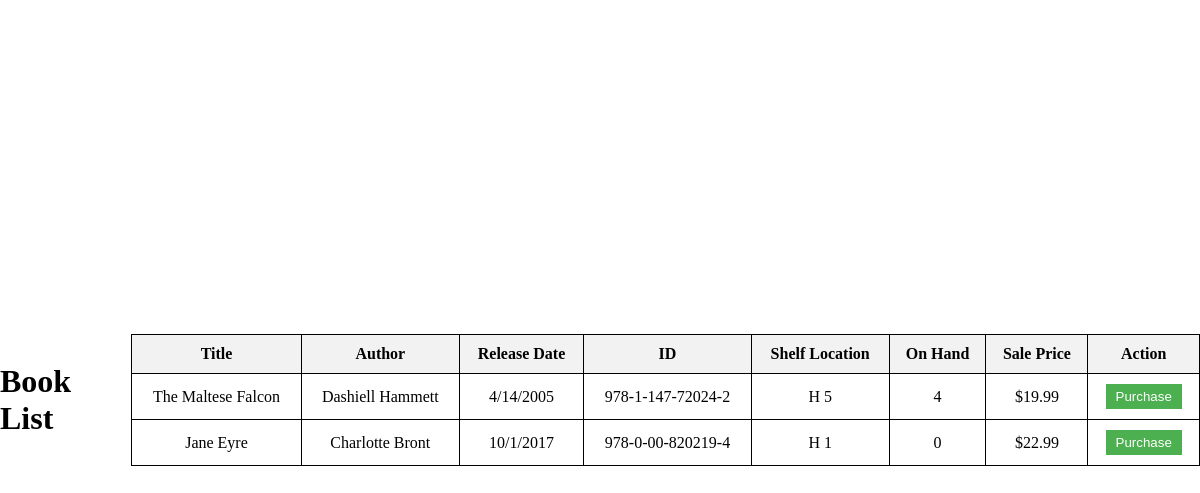
The app's page /lookup_book?bookid=202 with its own data.
### tables this page shows
CREATE TABLE "BookInventory" (
	"BookInfoID"	TEXT,
	"StockMin"	INTEGER,
	"StockMax"	INTEGER,
	"AisleLoc"	TEXT,
	"ShelfLoc"	INTEGER
, "OnHandQty"	INTEGER);

CREATE TABLE "BookInfo" (
	"Title"	TEXT NOT NULL,
	"Author"	TEXT,
	"ID"	NUMERIC,
	"Cost"	NUMERIC NOT NULL,
	"SalePrice"	NUMERIC NOT NULL,
	"ReleaseDate"	TEXT,
	PRIMARY KEY("ID")
);

### FlaskUpdate2.py (the view)
@app.route('/lookup_book', methods=['GET'])
def lookup_book():
    title = request.args.get('title', None)
    author = request.args.get('author', None)
    bookid = request.args.get('bookid', None)
    if not title and not author and not bookid:
        return render_template('error.html', message="Please provide a title, author, or ID to look up")
    conn = connect_db()
    cursor = conn.cursor()
    if title:
        query = "SELECT * FROM BookInfo INNER JOIN BookInventory ON BookInfo.ID = BookInventory.BookInfoID WHERE title LIKE ?"
        cursor.execute(query, ('%' + title + '%',))
    elif author:
        query = "SELECT * FROM BookInfo INNER JOIN BookInventory ON BookInfo.ID = BookInventory.BookInfoID WHERE author LIKE ?"
        cursor.execute(query, ('%' + author + '%',))
    elif bookid:
        query = "SELECT * FROM BookInfo INNER JOIN BookInventory ON BookInfo.ID = BookInventory.BookInfoID WHERE ID LIKE ?"
        cursor.execute(query, ('%' + bookid + '%',))
    rows = cursor.fetchall()
    conn.close()
    if rows:
        auth_level = session.get('auth_level', 'Customer')
        return render_template('book_list.html', books=rows, auth_level=auth_level)
    else:
        return render_template('error.html', message="No books found")

### FlaskUpdate2.py (called while the page is built)
def connect_db():
    logging.debug("Connecting to the Database")
    conn = sqlite3.connect('CTUTeamProject.db')
    conn.row_factory = sqlite3.Row  # This allows us to return rows as dictionaries
    return conn

@app.template_filter('currency')
def currency_filter(value):
    return "${:,.2f}".format(value)

### templates/book_list.html (shortened to what this page needs)
<!DOCTYPE html>
<html>
<head>
</head>
<body>
    <h1>Book List</h1>
    <table>
        <tr>
            <th>Title</th>
            <th>Author</th>
            <th>Release Date</th>
            <th>ID</th>
            <th>Shelf Location</th>
            <th>On Hand</th>
            <th>Sale Price</th>
            <th>Action</th>
        </tr>
        {% for book in books %}
        <tr>
            <td>{{ book.Title }}</td>
            <td>{{ book.Author }}</td>
            <td>{{ book['ReleaseDate'] }}</td>
            <td>{{ book.ID }}</td>
            <td>{{ book['AisleLoc'] }} {{ book['ShelfLoc'] }}</td>
            <td>{{ book['OnHandQty'] }}</td>
            <td>{{ book.SalePrice | currency }}</td>
            <td><button class="sell-button">{{ 'Purchase' if auth_level == 'Customer' else 'Sell' }}</button></td>
        </tr>
        {% endfor %}
    </table>
</body>
</html>

### templates/book_list.html (style rules this page uses)
body { display: flex; justify-content: center; align-items: center; height: 100vh; margin: 0; }
table { border-collapse: collapse; width: 90%; margin: 30px 0; }
th, td { border: 1px solid black; padding: 10px; text-align: center; }
th { background-color: #f2f2f2; }
.sell-button { padding: 5px 10px; background-color: #4CAF50; color: white; border: none; cursor: pointer; }

### records on screen
BookInventory: Title "The Maltese Falcon", Author "Dashiell Hammett", ReleaseDate "4/14/2005", ID "978-1-147-72024-2", AisleLoc "H", ShelfLoc "5", OnHandQty "4", SalePrice "$19.99", value "Purchase"
BookInventory: Title "Jane Eyre", Author "Charlotte Bront", ReleaseDate "10/1/2017", ID "978-0-00-820219-4", AisleLoc "H", ShelfLoc "1", OnHandQty "0", SalePrice "$22.99", value "Purchase"
